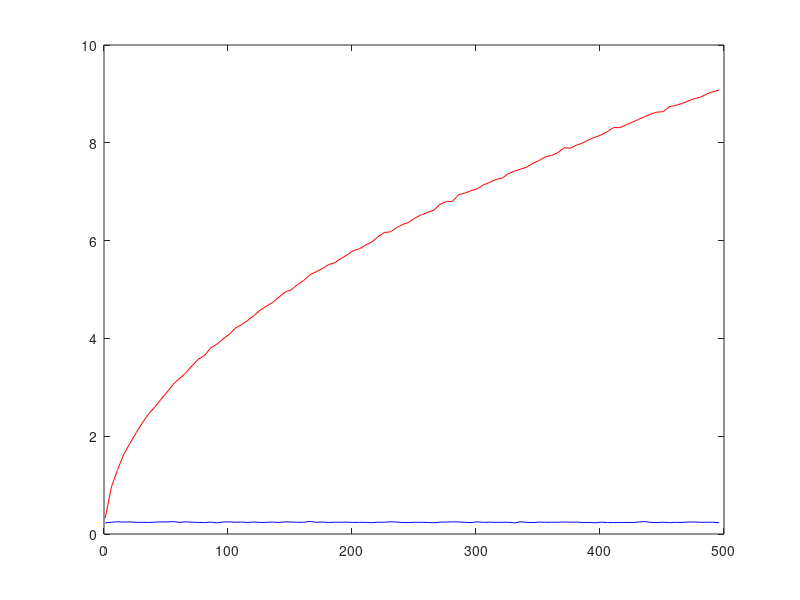

Write the MATLAB code that produced this figure.
clear all;
close all;
np = 100;
md = 500;
Ds = 1:5:md;
nd = length(Ds);
M = zeros(1,nd);
S = zeros(1,nd);
di = 0;
for d = Ds
    di = di+1;
   pts =  rand(d,np);
    count = 0;
    total = 0;
    lengths = [];
   for i = 1:np
       for j = (i+1):np
           L = norm(pts(:,i)- pts(:,j));
           total = total + L;
           count = count+1;
           lengths = [lengths L];
       end
   end
   %hist(lengths,linspace(0,10,30));
   %pause(.25);
   M(di) = total/count;
   S(di) = std(lengths);
end
plot(Ds,M,'r',Ds,S,'b');